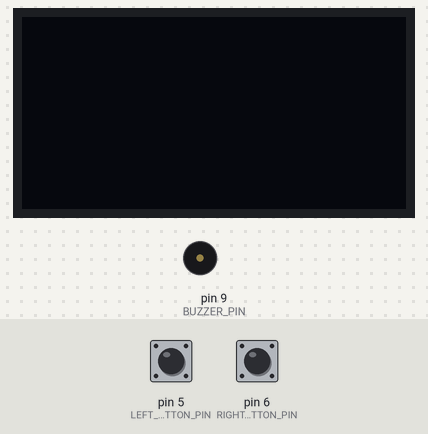
Bench run of a sketch on a simulated Arduino Uno, built with avr-gcc and run on an emulated ATmega328P. Shown: 128×64 one-colour display, buzzer (waves = sounding). Wiring (inferred from the names in the program): SSD1306 OLED at I2C address 0x3C. Inputs (shaded band) come from the test bench; at power-on: pin 5 (LEFT_BUTTON_PIN) HIGH, pin 6 (RIGHT_BUTTON_PIN) HIGH. Random numbers use the default seed unless the sketch sets one.

Above: at 1.2 s.
1.3 s: pin 5 (LEFT_BUTTON_PIN) pulled LOW for 1 s
5.3 s: pin 5 (LEFT_BUTTON_PIN) pulled LOW for 3.2 s
At 5.41 s:
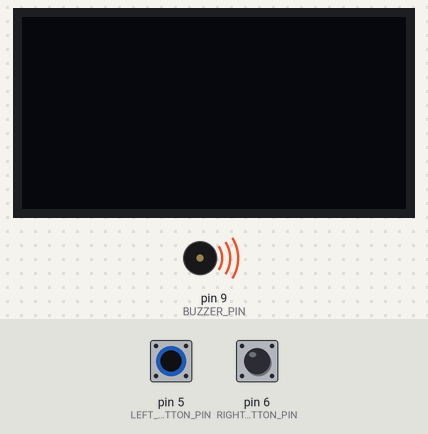
10.0 s: pin 5 (LEFT_BUTTON_PIN) pulled LOW for 0.15 s
13.1 s: pin 6 (RIGHT_BUTTON_PIN) pulled LOW for 0.15 s
16.0 s: pin 5 (LEFT_BUTTON_PIN) pulled LOW for 0.15 s
At 19.7 s:
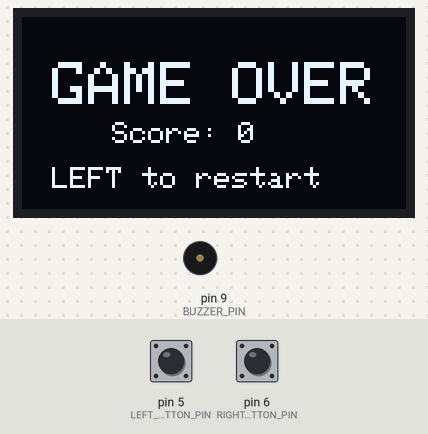
Timing chart, 0 to 20.1 s (numbered marks = the images above; inputs shaded):
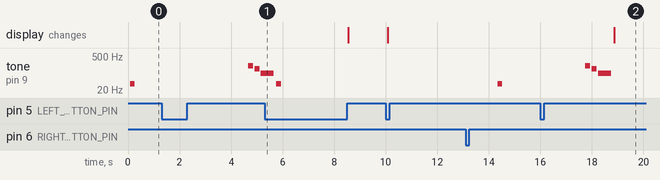

The sketch:

invador8.ino
```cpp
#include <Wire.h>
#include <Adafruit_GFX.h>
#include <Adafruit_SSD1306.h>


#define SCREEN_WIDTH 128
#define SCREEN_HEIGHT 64
Adafruit_SSD1306 display(SCREEN_WIDTH, SCREEN_HEIGHT, &Wire, -1);

#define OLED_ADDR 0x3C  // 一般的なSSD1306のアドレス

const int LEFT_BUTTON_PIN = 5;
const int RIGHT_BUTTON_PIN = 6;
const int BUZZER_PIN = 9;


/* 効果音（共通） */
#define S_R 1
#define S_A0 2
#define S_B0 3
#define S_C1 4
#define S_D1 5

const char melody[] = { S_D1, S_C1, S_B0, S_A0};

// プレイヤー
int playerX = 54;
const int playerY = 56;
const int playerWidth = 8;
const int playerHeight = 5;

// 弾
struct Bullet {
  float x;
  float y;
  bool active;
};

Bullet playerBullet = {0, 0, false};
const int bulletSpeed = 3;
unsigned long lastPlayerShot = 0;
const int playerShootDelay = 50;  // 0.5秒ごとに自動発射

// 敵
const int enemyRows = 3;
const int enemyCols = 8;
const int enemyWidth = 8;
const int enemyHeight = 5;
const int enemySpacing = 4;
struct Enemy {
  float x;
  float y;
  bool alive;
};
Enemy enemies[enemyRows][enemyCols];
float enemyDirection = 1;
float enemySpeed = 0.5;
unsigned long lastEnemyMove = 0;
//const int enemyMoveDelay = 200;
int enemyMoveDelay = 0;

// 敵の弾
const int maxEnemyBullets = 3;
Bullet enemyBullets[maxEnemyBullets];
unsigned long lastEnemyShot = 0;
const int enemyShootDelay = 1500;

int score = 0;
bool gameOver = false;
bool gameWin = false;
unsigned long lastButtonPress = 0;
const int buttonDelay = 150;
int alo=60;
unsigned long lastmyMove = 0;
int dflag=0;
int msf=0;
int demo=0;


// 5x8ピクセルのチェック柄データ (1ページ分)
const uint8_t icon[] = { 0x14, 0x0A, 0x0E, 0x0A, 0x14 };
const uint8_t icon4[] = { 0xA0, 0x50, 0x70, 0x50, 0xA0 };
const uint8_t icon2[] = { 0x00, 0x00, 0x00, 0x00, 0x00, 0x00, 0x00, 0x00 };
const uint8_t icon3[] = { 0x00,0x00,0xC0, 0x20, 0x70, 0x20, 0xC0,0x00,0x00, };
const uint8_t tama[] = { 0x00 };

const unsigned char font_7seg[10][5] = {
    {0x3E, 0x41, 0x41, 0x41, 0x3E}, // 0
    {0x00, 0x00, 0x7F, 0x00, 0x00}, // 1
    {0x79, 0x49, 0x49, 0x49, 0x4F}, // 2
    {0x49, 0x49, 0x49, 0x49, 0x7F}, // 3
    {0x0F, 0x08, 0x08, 0x08, 0x7F}, // 4
    {0x4F, 0x49, 0x49, 0x49, 0x79}, // 5
    {0x7F, 0x49, 0x49, 0x49, 0x79}, // 6
    {0x01, 0x01, 0x01, 0x01, 0x7F}, // 7
    {0x7F, 0x49, 0x49, 0x49, 0x7F}, // 8
    {0x0F, 0x09, 0x09, 0x09, 0x7F}  // 9
};


/* =========================
 *  ブザー音（D9=OC1A / Timer1）
 * ========================= */
struct Beep { uint16_t freq; uint16_t ms; };
bool     BUZZER_ENABLED   = true;
int8_t   BUZZER_SEMITONES = 0;

static volatile uint32_t g_matches_left = 0;
static volatile bool     g_running      = false;

Beep inv_sound;

ISR(TIMER1_COMPA_vect){
  if (!g_running) return;
  if (g_matches_left > 0) {
    if (--g_matches_left == 0) {
      TCCR1A = 0; TCCR1B = 0; TIMSK1 = 0;
      digitalWrite(9, LOW);
      g_running = false;
    }
  }
}


void buzzerPlayRaw(uint32_t freq, uint32_t dur_ms){
  if (freq == 0 || dur_ms == 0) return;
  pinMode(9, OUTPUT);
  TCCR1A = 0; TCCR1B = 0; TIMSK1 = 0;
  uint32_t ocr; uint16_t prescBits; uint32_t presc;
  if ((ocr = (F_CPU/(2UL*1*freq))-1)      <= 65535) { prescBits=_BV(CS10);            presc=1; }
  else if ((ocr=(F_CPU/(2UL*8*freq))-1)   <= 65535) { prescBits=_BV(CS11);            presc=8; }
  else if ((ocr=(F_CPU/(2UL*64*freq))-1)  <= 65535) { prescBits=_BV(CS11)|_BV(CS10);  presc=64; }
  else if ((ocr=(F_CPU/(2UL*256*freq))-1) <= 65535) { prescBits=_BV(CS12);            presc=256; }
  else                                            { ocr=(F_CPU/(2UL*1024*freq))-1; prescBits=_BV(CS12)|_BV(CS10); presc=1024; }
  OCR1A = (uint16_t)ocr;
  TCCR1A = _BV(COM1A0);
  TCCR1B = _BV(WGM12)|prescBits;
  uint64_t match_rate = (uint64_t)F_CPU / ((uint64_t)presc * ((uint64_t)OCR1A + 1));
  uint64_t matches = (match_rate * dur_ms) / 1000ULL;
  if (matches == 0) matches = 1;
  noInterrupts();
  g_matches_left = (uint32_t)matches;
  g_running = true;
  TIMSK1 = _BV(OCIE1A);
  interrupts();
}
static inline uint16_t transpose(uint16_t baseHz, int8_t semis){
  if (semis == 0) return baseHz;
  float f = (float)baseHz * powf(2.0f, semis / 12.0f);
  if (f < 1.0f) f = 1.0f; if (f > 20000.0f) f = 20000.0f;
  return (uint16_t)(f + 0.5f);
}

void playBeep(const Beep& s){
  if (!BUZZER_ENABLED) return;
  buzzerPlayRaw(transpose(s.freq, BUZZER_SEMITONES), s.ms);
}


void updateSound(int f) {
  Beep tetris_sound;
  static int i;
  static unsigned long ti;
  static int rep;
  if (f==0){i=0; return;}
  int t=0;
  int l=0;
  if (millis()<ti){return;}
  t=melody[i];
  //t=pgm_read_byte(melody+i);
  if (t==1){l=1;}
  if (t==2){l=28;}
  if (t==3){l=30;}
  if (t==4){l=32;}
  if (t==5){l=37;}

  inv_sound.freq=l;
  //t=noteD[i];
  //t=pgm_read_byte(noteD+i);
  //tetris_sound.ms=1200/t;
  inv_sound.ms=200;
  if (millis()>ti){ti=millis()+enemyMoveDelay*5;}else{return;}
  if (l!=1){
    playBeep(inv_sound);
  }
  i++;
  //if (i==40 && rep==0){i=0; rep=1;}
  if (i>=sizeof(melody)){i=0; rep=0;}
}


void initGame() {

  display.clearDisplay();
  display.display();

    // 敵の初期化
  for (int i = 0; i < enemyRows; i++) {
    for (int j = 0; j < enemyCols; j++) {
      enemies[i][j].x = j * (enemyWidth + enemySpacing) + 8;
      //enemies[i][j].y = i * (enemyHeight + enemySpacing) + 5;
      enemies[i][j].y = -i * (enemyHeight + enemySpacing) + 22;
      enemies[i][j].alive = true;
    }
  }

  // 敵の弾の初期化
  for (int i = 0; i < maxEnemyBullets; i++) {
    enemyBullets[i].active = false;
  }

  playerX = 54;
  playerBullet.active = false;
  //score = 0;
  gameOver = false;
  gameWin = false;
  enemyDirection = 1;
  enemySpeed = 1;
  enemyMoveDelay = 280;
  dflag=0;
}


void setup() {

  Wire.begin();
  Wire.setClock(400000);
  //cls();

  display.begin(SSD1306_SWITCHCAPVCC, 0x3C);
  display.clearDisplay();
  display.display();
  Wire.setClock(400000);

  pinMode(LEFT_BUTTON_PIN, INPUT_PULLUP);
  pinMode(RIGHT_BUTTON_PIN, INPUT_PULLUP);
  initGame();
}

void loop() {


  unsigned long currentTime = millis();

  //if (gameOver || gameWin) {
  if (demo==1 && (digitalRead(LEFT_BUTTON_PIN) == LOW || digitalRead(RIGHT_BUTTON_PIN) == LOW )){
    gameOver=true;
    demo==0;
    while( (digitalRead(LEFT_BUTTON_PIN) == LOW || digitalRead(RIGHT_BUTTON_PIN) == LOW ) ){
      delay(50);
    }
  }
  if (gameOver ) {
    displayEndScreen();
    //while( (digitalRead(LEFT_BUTTON_PIN) == LOW || digitalRead(RIGHT_BUTTON_PIN) == LOW ) ){
    //  delay(50);
    //}
    demo=0;
    // 左ボタンでリスタート
    if (digitalRead(LEFT_BUTTON_PIN) == LOW) {
      delay(50);
      while (digitalRead(LEFT_BUTTON_PIN) != LOW) {
        delay(50);
      }
      initGame(); msf=0; score = 0;
    }
    if (demo==0 && (currentTime - lastmyMove > 10000) ) {initGame(); demo=1; score=0;}
    return;
  }

  if (gameWin) {
    displayEndScreen();
    initGame();
  }


if (currentTime - lastmyMove > alo) {
  lastmyMove=currentTime;
  //dflag=1;
  // プレイヤー操作
  //msf=1;
  //if (digitalRead(LEFT_BUTTON_PIN) == LOW && playerX > 0) {
  if (digitalRead(LEFT_BUTTON_PIN) == LOW && digitalRead(RIGHT_BUTTON_PIN) == LOW) {
    if (!playerBullet.active) {msf=1;}   //playerBullet.active = true;
  }else{
    if (digitalRead(LEFT_BUTTON_PIN) == LOW ) {
      if (currentTime - lastButtonPress > 30) {
        if (playerX > 0){
          playerX -= 2;
        }
        lastButtonPress = currentTime;
      }
    }
    if (digitalRead(RIGHT_BUTTON_PIN) == LOW) {
      if (currentTime - lastButtonPress > 30) {
        if (playerX < SCREEN_WIDTH - playerWidth) {
          playerX += 2;
        }
        lastButtonPress = currentTime;
      }
    }
  }
  if (demo==1){msf=1;}
  // 自動発射
  if (msf==1 &&  !playerBullet.active && (currentTime - lastPlayerShot > playerShootDelay) ) {
    playerBullet.x = playerX + playerWidth / 2;
    playerBullet.y = playerY - 2;
    playerBullet.active = true;
    lastPlayerShot = currentTime;
    inv_sound.freq=4000;
    inv_sound.ms=5;
    playBeep(inv_sound);
    msf=0;

  }

  // プレイヤーの弾の移動
  if (playerBullet.active) {
    undisp_tama( playerBullet.x, playerBullet.y);
    playerBullet.y -= bulletSpeed;
    if (playerBullet.y < 0) {
      playerBullet.active = false;
    }else{
      disp_tama( playerBullet.x, playerBullet.y);
    }
  }
}

  // 敵の移動
  if (currentTime - lastEnemyMove > enemyMoveDelay) {
    bool needMoveDown = false;
    if (dflag++>3){dflag=0;}
    // 端に到達したかチェック
    for (int i = 0; i < enemyRows; i++) {
      for (int j = 0; j < enemyCols; j++) {
        if (enemies[i][j].alive) {
          if ((enemies[i][j].x <= 0 && enemyDirection < 0) ||
              (enemies[i][j].x >= SCREEN_WIDTH - enemyWidth && enemyDirection > 0)) {
            needMoveDown = true;
            enemyDirection = -enemyDirection;
            break;
          }
        }
      }
      if (needMoveDown) break;
    }

    // 敵を移動
    for (int i = 0; i < enemyRows; i++) {
      for (int j = 0; j < enemyCols; j++) {
        if (enemies[i][j].alive) {
          teki_cls(enemies[i][j].x,enemies[i][j].y);
          enemies[i][j].x += enemyDirection * enemySpeed;
          if (needMoveDown) {
            enemies[i][j].y += 4;
            // 敵がプレイヤーまで到達したらゲームオーバー
            //if (enemies[i][j].y >= playerY - enemyHeight) {
            if (enemies[i][j].y >= playerY +2) {
              gameOver = true;
            }
          }
          teki(enemies[i][j].x,enemies[i][j].y);
        }
      }
    }

    lastEnemyMove = currentTime;
  }

  // 敵の発射
  if (currentTime - lastEnemyShot > enemyShootDelay) {
    // ランダムな生きている敵から発射
    int attempts = 0;
    while (attempts < 20) {
      int i = random(enemyRows);
      int j = random(enemyCols);
      if (enemies[i][j].alive) {
        // 空いている弾スロットを探す
        for (int b = 0; b < maxEnemyBullets; b++) {
          if (!enemyBullets[b].active) {
            enemyBullets[b].x = enemies[i][j].x + enemyWidth / 2;
            enemyBullets[b].y = enemies[i][j].y + enemyHeight;
            enemyBullets[b].active = true;
            break;
          }
        }
        break;
      }
      attempts++;
    }
    lastEnemyShot = currentTime;
  }

  // 敵の弾の移動
  for (int i = 0; i < maxEnemyBullets; i++) {
    if (enemyBullets[i].active) {
      undisp_teki_tama( enemyBullets[i].x, (enemyBullets[i].y));

      enemyBullets[i].y += 1;
      if (enemyBullets[i].y > SCREEN_HEIGHT-8) {
        enemyBullets[i].active = false;
      }else{
        disp_teki_tama( enemyBullets[i].x, (enemyBullets[i].y));

      }

      // プレイヤーとの衝突判定
      if (enemyBullets[i].y >= playerY && enemyBullets[i].y <= playerY + playerHeight &&
          enemyBullets[i].x >= playerX && enemyBullets[i].x <= playerX + playerWidth) {
          gameOver = true;
          tone(BUZZER_PIN, 200, 200);  // 低い音
          delay(250);
          tone(BUZZER_PIN, 150, 200);  // さらに低い音
          delay(250);
          tone(BUZZER_PIN, 100, 500);  // とても低い音
          delay(600);
          noTone(BUZZER_PIN);
      }
    }
  }


  // プレイヤーの弾と敵の衝突判定
  if (playerBullet.active) {
    for (int i = 0; i < enemyRows; i++) {
      for (int j = 0; j < enemyCols; j++) {
        if (enemies[i][j].alive) {
          if (playerBullet.x >= enemies[i][j].x &&
              playerBullet.x <= enemies[i][j].x + enemyWidth &&
              playerBullet.y >= enemies[i][j].y &&
              playerBullet.y <= enemies[i][j].y + enemyHeight) {
            teki_cls(enemies[i][j].x,(enemies[i][j].y));
            enemies[i][j].alive = false;
            playerBullet.active = false;
            undisp_tama( playerBullet.x, playerBullet.y);
            score += 10;
            inv_sound.freq=100;
            inv_sound.ms=50;
            playBeep(inv_sound);
            enemyMoveDelay-= 12;
            if (enemyMoveDelay<0){enemyMoveDelay=0;}

          }
        }
      }
    }
  }

  // 全滅チェック
  bool anyEnemyAlive = false;
  for (int i = 0; i < enemyRows; i++) {
    for (int j = 0; j < enemyCols; j++) {
      if (enemies[i][j].alive) {
        //teki(enemies[i][j].x,enemies[i][j].y/8);
        anyEnemyAlive = true;
        break;
      }
    }
    if (anyEnemyAlive) break;
  }
  if (!anyEnemyAlive) {
    gameWin = true;
  }


  // 描画
  // プレイヤーの描画
  drawPlayer(playerX, playerY);
  disp_num(0,0, score);
  updateSound(1);
}

void drawPlayer(int x, int y) {
  updateOLEDRegion(x,y/8,9,icon3);
}

void displayEndScreen() {
  display.clearDisplay();
  display.setTextSize(2);
  display.setTextColor(SSD1306_WHITE);

  if (gameWin) {
    display.setCursor(20, 15);
    display.print("YOU WIN!");
    display.display();
    tone(BUZZER_PIN, 1100, 200);  // 低い音
    delay(250);
    tone(BUZZER_PIN, 1300, 200);  // さらに低い音
    delay(250);
    tone(BUZZER_PIN, 1500, 500);  // とても低い音
    delay(600);
    noTone(BUZZER_PIN);

  } else {
    display.setCursor(10, 15);
    display.print("GAME OVER");
    display.setCursor(10, 50);
    display.setTextSize(1);
    display.print("LEFT to restart");
    while( (digitalRead(LEFT_BUTTON_PIN) == LOW || digitalRead(RIGHT_BUTTON_PIN) == LOW ) ){
      delay(50);
    }
  }

  display.setTextSize(1);
  display.setCursor(30, 35);
  display.print("Score: ");
  display.print(score);

  display.display();
}

void cls(){
  for(int y=0;y<8;y++){
    for(int x=0;x<127;x++){
      updateOLEDRegion(x, y, 8, icon2);
    }
  }
}

void undisp_teki_tama(int x, int y){
  y=y/8;
  updateOLEDRegion(x, y, 1, icon2);
  updateOLEDRegion(x, y+1, 1, icon2);
}
void disp_teki_tama(int x, int y){
  int c= 0xF0 ;
  uint8_t tama2[] = { 0x00 };
  uint8_t tama3[] = { 0x00 };
  int y2=y % 8;
  y=y/8;
  c=c << y2;
  tama2[0]=c;
  tama3[0]=c>>8;
  updateOLEDRegion(x, y, 1, tama2);
  updateOLEDRegion(x, y+1, 1, tama3);

}


void undisp_tama(int x, int y){
  y=y/8;
  updateOLEDRegion(x, y, 1, icon2);
  updateOLEDRegion(x, y+1, 1, icon2);
}


void disp_tama(int x, int y){
  int c= 0x0F ;
  uint8_t tama2[] = { 0x00 };
  uint8_t tama3[] = { 0x00 };
  int y2=y % 8;
  y=y/8;
  //for(int i=0;i<y2;i++){
  //  if (tama2[0] & 0x80 >0){c=1;}
  c=c << y2;
    tama2[0]=c;
    tama3[0]=c>>8;
  //   tama3[0]=(tama3[0]+c) << 1;
  //}
  updateOLEDRegion(x, y, 1, tama2);
  updateOLEDRegion(x, y+1, 1, tama3);
}

void teki(int x, int y){
  int y2=y%8;
  y=y/8;
  if (y2<4){updateOLEDRegion(x, y, 5, icon);}else{updateOLEDRegion(x, y, 5, icon4);}
  //updateOLEDRegion(x, y, 5, icon);
}

void teki_cls(int x, int y){
  y=y/8;
  updateOLEDRegion(x, y, 5, icon2);
}

void splitDigits(unsigned int num, unsigned char *digits) {
    // 5桁目（万の位）から順に格納する場合
    digits[0] = (num / 10000) % 10;
    digits[1] = (num / 1000) % 10;
    digits[2] = (num / 100) % 10;
    digits[3] = (num / 10) % 10;
    digits[4] = num % 10;
}

void disp_num(int x , int y, int n){
  unsigned char myDigits[5];
  int zero=1;
  splitDigits(n,myDigits);
  for (int i = 0; i < 5; i++) {
    unsigned char n2 = myDigits[i];
    if (zero==1 && n2==0 && i<4){
      //blank();
    }else{
      updateOLEDRegion(x, y, 5, font_7seg[n2]);
      zero=0;
      x+=6;
    }
  }
}

// 部分書き換え関数
// x: 0-127, page: 0-7 (8ピクセル単位), width: 書き込む幅
void updateOLEDRegion(uint8_t x, uint8_t page, uint8_t width, const uint8_t* data) {
    // 1. 書き込み範囲の設定
    Wire.beginTransmission(OLED_ADDR);
    Wire.write(0x00); // コマンドモード

    Wire.write(0x21); // カラムアドレス設定
    Wire.write(x);    // 開始カラム
    Wire.write(x + width - 1); // 終了カラム

    Wire.write(0x22); // ページアドレス設定
    Wire.write(page); // 開始ページ
    Wire.write(page); // 終了ページ (1ページ分)
    Wire.endTransmission();

    // 2. データの送信
    // I2Cのバッファ制限(32バイト)があるため、分割して送るのが安全です
    for (uint8_t i = 0; i < width; i++) {
        if (i % 16 == 0) { // 16バイトごとにセッションを分ける例
            Wire.endTransmission();
            Wire.beginTransmission(OLED_ADDR);
            Wire.write(0x40); // データモード
        }
        Wire.write(data[i]);
    }
    Wire.endTransmission();
}
```

Measured:
- after the input at 1.3 s, tone on pin 9 (BUZZER_PIN): plays 200 Hz for 0.20 s, 150 Hz for 0.20 s, 100 Hz for 0.14 s, starting after 3.4 s
- after the input at 16.0 s, the display: changes after 2.9 s (image 2)
